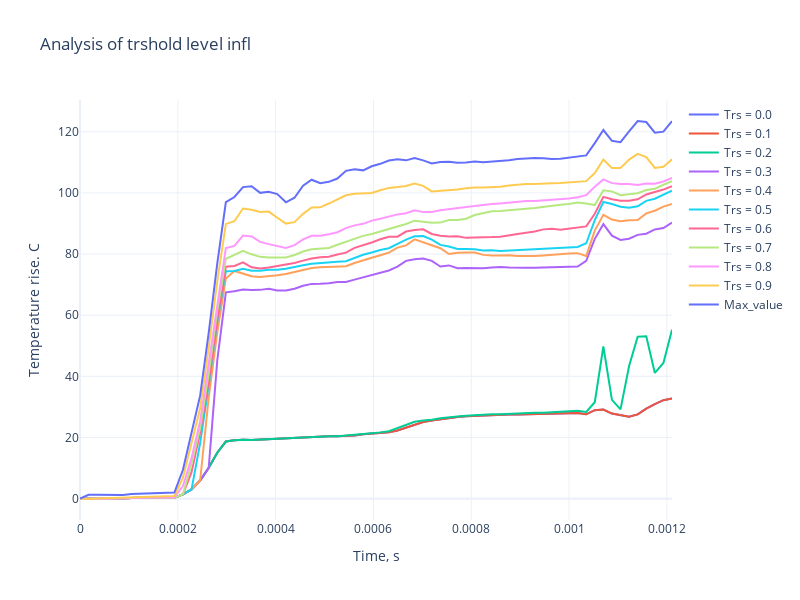

The cell this chart's notebook holds for it:
### Code cell
fig2 = go.Figure()
fig2.update_layout(template = 'plotly_white', width=800, height=600,
                  title = 'Analysis of trshold level infl')

fig2.update_yaxes(title = 'Temperature rise. C')
fig2.update_xaxes(title = 'Time, s')
for sample in range(10):
    trace = go.Scatter(x = time, y = temperature_area[sample], name = f'Trs = {round(sample*0.1,2)}')
    fig2.add_trace(trace)
fig2.add_trace(go.Scatter(x = time, y = temperature_point, name = 'Max_value'))
fig2.show()
